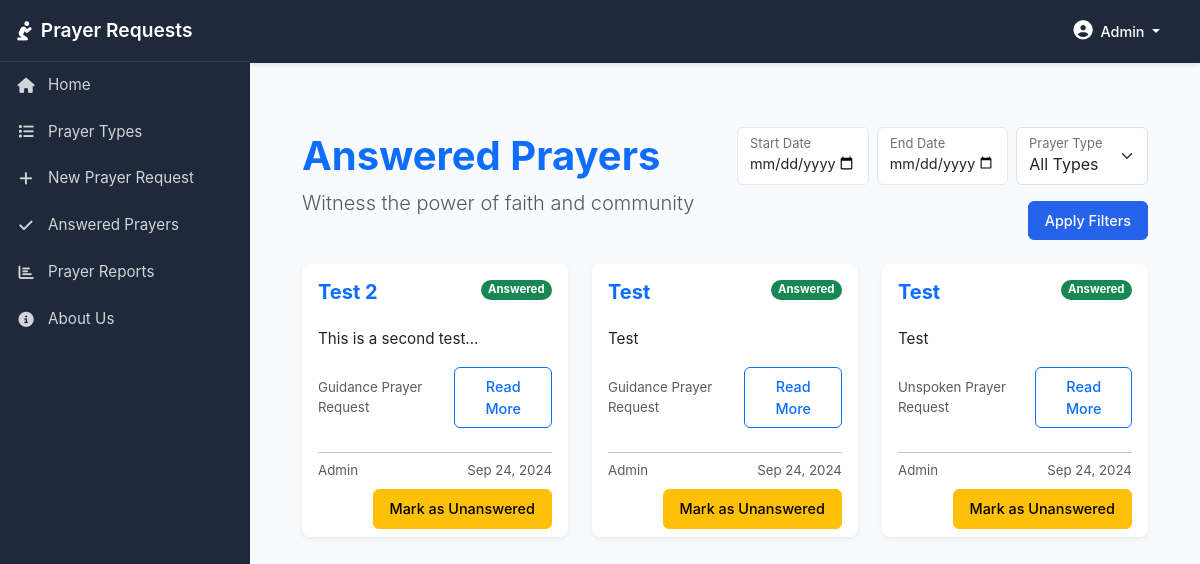
Page /answered/ (signed in) on the committed database.
### prayer_requests/models.py (models this page shows, shortened)
class PrayerRequest(models.Model):
    PRAYER_TYPES = [
        ('UNSPOKEN', 'Unspoken Prayer Request'),
        ('VERBAL', 'Verbal Prayer Request'),
        ('HEALTH', 'Health-related Prayer Request'),
        ('FAMILY', 'Family-related Prayer Request'),
        ('GUIDANCE', 'Guidance Prayer Request'),
        ('PRAISE', 'Praise Report/Thanksgiving'),
        ('COMMUNITY', 'Community Prayer Request'),
        ('SPIRITUAL', 'Spiritual Growth'),
    ]
    title = models.CharField(max_length=200)
    description = models.TextField()
    created_by = models.ForeignKey(User, on_delete=models.CASCADE)
    created_at = models.DateTimeField(auto_now_add=True)
    updated_at = models.DateTimeField(auto_now=True)
    prayer_type = models.CharField(max_length=20, choices=PRAYER_TYPES, default='VERBAL')
    is_answered = models.BooleanField(default=False)
    answered_at = models.DateTimeField(null=True, blank=True)
    class Meta:
        ordering = ['-created_at']

### prayer_requests/views.py (the view)
# urls.py: path('answered/', views.answered_prayers, name='answered_prayers'),
@login_required
def answered_prayers(request):
    answered_prayers_qs = PrayerRequest.objects.filter(is_answered=True)
    prayer_types = PrayerRequest.PRAYER_TYPES
    start_date = request.GET.get('start_date')
    end_date = request.GET.get('end_date')
    prayer_type = request.GET.get('prayer_type')
    if start_date and end_date:
        answered_prayers_qs = answered_prayers_qs.filter(
            answered_at__date__range=[start_date, end_date]
        )
    if prayer_type:
        answered_prayers_qs = answered_prayers_qs.filter(prayer_type=prayer_type)
    answered_prayers_qs = answered_prayers_qs.order_by('-answered_at')
    from django.core.paginator import Paginator, EmptyPage, PageNotAnInteger
    paginator = Paginator(answered_prayers_qs, 9)  # 9 prayers per page
    page = request.GET.get('page')
    try:
        answered_prayers = paginator.page(page)
    except PageNotAnInteger:
        answered_prayers = paginator.page(1)
    except EmptyPage:
        answered_prayers = paginator.page(paginator.num_pages)
    context = {
        'answered_prayers': answered_prayers,
        'prayer_types': prayer_types,
    }
    return render(request, 'prayer_requests/answered_prayers.html', context)

### prayer_requests/templates/prayer_requests/answered_prayers.html (shortened to what this page needs)
{% extends 'prayer_requests/base.html' %}
{% block content %}
<div class="container-fluid px-4 py-5">
    {% if user.is_authenticated %}
        <div class="row mb-4 align-items-center">
            <div class="col-12 col-md-6">
                <h1 class="display-6 fw-bold text-primary">Answered Prayers</h1>
                <p class="lead text-muted">Witness the power of faith and community</p>
            </div>
            <div class="col-12 col-md-6">
                <form method="GET" class="prayer-filter-form">
                    <div class="row g-2">
                        <div class="col-md-4">
                            <div class="form-floating">
                                <input type="date" name="start_date" class="form-control" id="startDateFilter" placeholder="Start Date">
                                <label for="startDateFilter">Start Date</label>
                            </div>
                        </div>
                        <div class="col-md-4">
                            <div class="form-floating">
                                <input type="date" name="end_date" class="form-control" id="endDateFilter" placeholder="End Date">
                                <label for="endDateFilter">End Date</label>
                            </div>
                        </div>
                        <div class="col-md-4">
                            <div class="form-floating">
                                <select name="prayer_type" class="form-select" id="prayerTypeFilter">
                                    <option value="">All Types</option>
                                </select>
                                <label for="prayerTypeFilter">Prayer Type</label>
                            </div>
                        </div>
                    </div>
                    <div class="d-grid gap-2 d-md-flex justify-content-md-end mt-3">
                        <button type="submit" class="btn btn-primary">
                             Apply Filters
                        </button>
                    </div>
                </form>
            </div>
        </div>
        <div class="row row-cols-1 row-cols-md-2 row-cols-lg-3 g-4 prayer-grid">
            {% for prayer in answered_prayers %}
                <div class="col">
                    <div class="card h-100 shadow-sm border-0 position-relative">
                        <div class="card-body d-flex flex-column">
                            <div class="d-flex justify-content-between align-items-start mb-3">
                                <h5 class="card-title fw-bold text-primary">{{ prayer.title }}</h5>
                                <span class="badge bg-success rounded-pill">Answered</span>
                            </div>
                            <p class="card-text flex-grow-1">{{ prayer.description|truncatewords:30 }}</p>
                            <div class="d-flex justify-content-between align-items-center mt-auto">
                                <small class="text-muted">
                                     {{ prayer.get_prayer_type_display }}
                                </small>
                                <a href="{% url 'prayer_request_detail' prayer.pk %}" class="btn btn-sm btn-outline-primary">
                                    Read More
                                </a>
                            </div>
                        </div>
                        <div class="card-footer bg-transparent border-0 pt-0">
                            <hr class="my-2">
                            <div class="d-flex justify-content-between small text-muted">
                                <div>
                                     {{ prayer.created_by }}
                                </div>
                                <div>
                                     {{ prayer.answered_at|date:"M d, Y" }}
                                </div>
                            </div>
                            {% if user == prayer.created_by or user.is_superuser %}
                                <div class="mt-2 text-end">
                                    <form action="{% url 'mark_prayer_unanswered' prayer.pk %}" method="post" class="d-inline">
                                        <button type="submit" class="btn btn-sm btn-warning">
                                             Mark as Unanswered
                                        </button>
                                    </form>
                                </div>
                            {% endif %}
                        </div>
                    </div>
                </div>
            {% endfor %}
        </div>
    {% endif %}
</div>
{% endblock %}

### prayer_requests/templates/prayer_requests/base.html (shortened to what this page needs)
<!DOCTYPE html>
<html lang="en" class="h-100">
<head>
    {% load static %}
    <link href="https://cdn.jsdelivr.net/npm/bootstrap@5.3.0-alpha1/dist/css/bootstrap.min.css" rel="stylesheet">
    <link rel="stylesheet" href="https://cdnjs.cloudflare.com/ajax/libs/font-awesome/6.1.1/css/all.min.css">
    <link rel="stylesheet" type="text/css" href="{% static 'css/custom.css' %}">
</head>
<body class="dashboard">
    <div class="dashboard-wrapper">
        <nav id="sidebar" class="sidebar">
            <div class="sidebar-header">
                <a href="{% url 'home' %}" class="sidebar-brand">
                    <i class="fas fa-pray me-2"></i>Prayer Requests
                </a>
            </div>
            <ul class="sidebar-menu list-unstyled">
                <li class="sidebar-item">
                    <a href="{% url 'home' %}" class="sidebar-link"><i class="fas fa-home"></i> <span>Home</span></a>
                </li>
                <li class="sidebar-item">
                    <a href="{% url 'prayer_request_types' %}" class="sidebar-link"><i class="fas fa-list"></i> <span>Prayer Types</span></a>
                </li>
                {% if user.is_authenticated %}
                    <li class="sidebar-item">
                        <a href="{% url 'create_prayer_request' %}" class="sidebar-link"><i class="fas fa-plus"></i> <span>New Prayer Request</span></a>
                    </li>
                    <li class="sidebar-item">
                        <a href="{% url 'answered_prayers' %}" class="sidebar-link"><i class="fas fa-check"></i> <span>Answered Prayers</span></a>
                    </li>
                    <li class="sidebar-item">
                        <a href="{% url 'prayer_request_report' %}" class="sidebar-link"><i class="fas fa-chart-bar"></i> <span>Prayer Reports</span></a>
                    </li>
                {% endif %}
                <li class="sidebar-item">
                    <a href="{% url 'about' %}" class="sidebar-link"><i class="fas fa-info-circle"></i> <span>About Us</span></a>
                </li>
            </ul>
        </nav>
        <div class="main-content">
            <header class="top-navbar">
                <div class="container-fluid">
                    <div class="d-flex justify-content-between align-items-center">
                        <div class="top-navbar-right ms-auto">
                            {% if user.is_authenticated %}
                            <div class="dropdown">
                                <a href="#" class="dropdown-toggle nav-link" id="navbarDropdown" role="button" data-bs-toggle="dropdown" aria-expanded="false">
                                    <i class="fas fa-user-circle"></i> <span class="ms-1 d-none d-md-inline text-white">{{ user.username }}</span>
                                </a>
                            </div>
                            {% endif %}
                        </div>
                    </div>
                </div>
            </header>
            <main class="page-content">
                <div class="container-fluid">
                    {% block content %}
                    {% endblock %}
                </div>
            </main>
        </div>
    </div>
</body>
</html>

### static/css/custom.css (style rules this page uses)
:root { --primary-color: #2563eb; --secondary-color: #1e40af; --accent-color: #3b82f6; --text-color: #1e293b; --light-bg: #f8fafc; --footer-bg: #1e293b; }
body { display: flex; flex-direction: column; min-height: 100vh; font-family: -apple-system, BlinkMacSystemFont, 'Segoe UI', Roboto, 'Helvetica Neue', Arial, 'Poppins', sans-serif; background-color: var(--light-bg); color: var(--text-color); font-size: 0.95rem; line-height: 1.5; }
main { flex: 1 0 auto; }
.nav-link { font-weight: 500; font-size: 0.9rem; color: rgba(255,255,255,0.9) !important; transition: all 0.2s ease; padding: 0.5rem 0.75rem !important; border-radius: 6px; }
.card { border: none; border-radius: 8px; box-shadow: 0 2px 4px rgba(0, 0, 0, 0.05); transition: transform 0.2s ease, box-shadow 0.2s ease; background: white; }
.btn { padding: 0.5rem 1rem; border-radius: 6px; font-weight: 500; font-size: 0.9rem; transition: all 0.2s ease; }
.btn-primary { background-color: var(--primary-color); border-color: var(--primary-color); }
.dashboard { height: 100vh; overflow: hidden; background-color: var(--light-bg); }
.dashboard-wrapper { display: flex; min-height: 100vh; overflow: hidden; width: 100%; }
.sidebar { width: 250px; min-width: 250px; background-color: var(--footer-bg); color: white; position: fixed; top: 0; bottom: 0; left: 0; z-index: 1030; overflow-y: auto; }
.sidebar-header { padding: 1rem; border-bottom: 1px solid rgba(255,255,255,0.1); }
.sidebar-brand { color: white !important; font-size: 1.2rem; font-weight: 600; display: flex; align-items: center; text-decoration: none; }
.sidebar-menu { padding: 0; }
.sidebar-item { margin: 0; }
.sidebar-link { color: rgba(255,255,255,0.8); padding: 0.75rem 1rem; display: flex; align-items: center; text-decoration: none; transition: all 0.2s ease; }
.sidebar-link i { margin-right: 0.75rem; width: 20px; text-align: center; }
.sidebar-link span { display: inline; }
.main-content { flex-grow: 1; margin-left: 250px; width: calc(100% - 250px); display: flex; flex-direction: column; min-height: 100vh; overflow-y: auto; padding-left: 0; padding-right: 0; padding-bottom: 0; margin-bottom: 0; }
.top-navbar { position: sticky; top: 0; left: 0; right: 0; width: 100%; z-index: 1020; background-color: var(--footer-bg) !important; box-shadow: 0 2px 4px rgba(0,0,0,0.1); padding: 0.75rem 1rem; }
.top-navbar .nav-link { color: white !important; transition: all 0.2s ease; }
.top-navbar .dropdown-toggle i { color: white; font-size: 1.2rem; }
.page-content { flex-grow: 1; overflow-y: auto; padding: 1rem; margin-top: 0; margin-bottom: 0; background-color: var(--light-bg); }
.form-control { border-radius: 6px; padding: 0.5rem 0.75rem; border: 1px solid #e2e8f0; font-size: 0.9rem; transition: all 0.2s ease; }

### rows in the picture
PrayerRequest: title "Test 2", description "This is a second test...", prayer_type "Guidance Prayer Request", created_by "Admin", answered_at "Sep 24, 2024", shows "Mark as Unanswered"
PrayerRequest: title "Test", description "Test", prayer_type "Guidance Prayer Request", created_by "Admin", answered_at "Sep 24, 2024", shows "Mark as Unanswered"
PrayerRequest: title "Test", description "Test", prayer_type "Unspoken Prayer Request", created_by "Admin", answered_at "Sep 24, 2024", shows "Mark as Unanswered"

### other values in the picture
{{ user.username }} "Admin"
